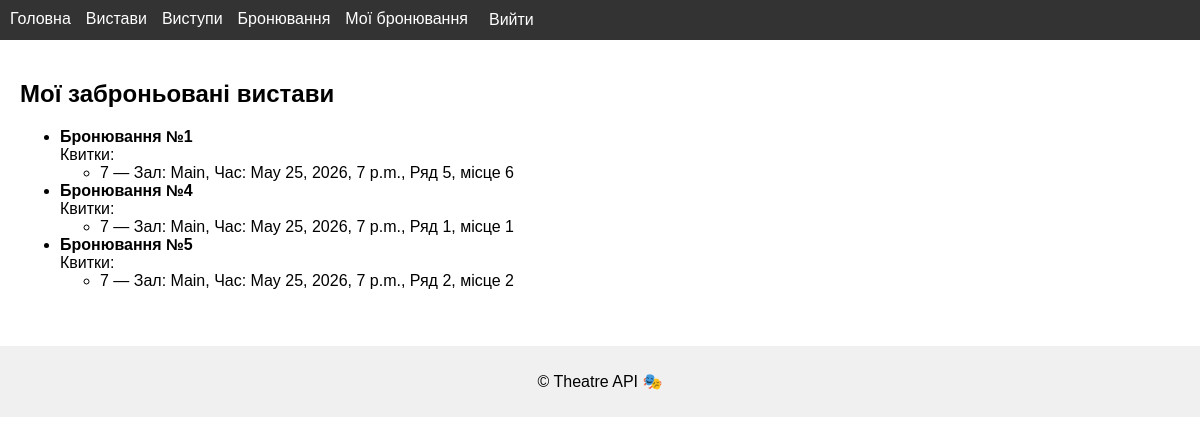
/my-reservations/ (signed in), run on the app's committed database.
### theatre/models.py (models this page shows)
class Reservation(models.Model):
    user = models.ForeignKey(User, on_delete=models.CASCADE)
    created_at = models.DateTimeField(auto_now_add=True)

class Ticket(models.Model):
    performance = models.ForeignKey(Performance, on_delete=models.CASCADE)
    reservation = models.ForeignKey(
        Reservation,
        on_delete=models.CASCADE,
        related_name="tickets"   # ← додаємо
    )
    row = models.IntegerField()
    seat = models.IntegerField()
    class Meta:
        unique_together = ('performance', 'row', 'seat')

class Performance(models.Model):
    play = models.ForeignKey(Play, on_delete=models.CASCADE)
    theatre_hall = models.ForeignKey(TheatreHall, on_delete=models.CASCADE)
    show_time = models.DateTimeField()

class Play(models.Model):
    title = models.CharField(max_length=255)
    description = models.TextField()
    genres = models.ManyToManyField(Genre)
    actors = models.ManyToManyField(Actor)

class TheatreHall(models.Model):
    name = models.CharField(max_length=100)
    rows = models.IntegerField()
    seats_in_row = models.IntegerField()

### theatre/views.py (the view)
# urls.py: path('my-reservations/', views.my_reservations, name="my_reservations"),
@login_required
def my_reservations(request):
    reservations = Reservation.objects.filter(user=request.user).prefetch_related(
        "tickets__performance__play",
        "tickets__performance__theatre_hall"
    )
    return render(request, "my_reservations.html", {"reservations": reservations})

### templates/my_reservations.html (shortened to what this page needs)
{% extends "base.html" %}
{% block content %}
<h2>Мої заброньовані вистави</h2>
<ul>
    {% for reservation in reservations %}
        <li>
            <strong>Бронювання №{{ reservation.id }}</strong><br>
            Квитки:
            <ul>
                {% for ticket in reservation.tickets.all %}
                    <li>
                        {{ ticket.performance.play.title }} —
                        Зал: {{ ticket.performance.theatre_hall.name }},
                        Час: {{ ticket.performance.show_time }},
                        Ряд {{ ticket.row }}, місце {{ ticket.seat }}
                    </li>
                {% endfor %}
            </ul>
        </li>
    {% empty %}
        <li>У вас ще немає бронювань</li>
    {% endfor %}
</ul>
{% endblock %}

### templates/base.html (shortened to what this page needs)
<!DOCTYPE html>
<html lang="uk">
<head>
</head>
<body>
    <header>
        <nav>
            <ul>
                <li><a href="{% url 'home' %}">Головна</a></li>
                <li><a href="{% url 'plays_list' %}">Вистави</a></li>
                <li><a href="{% url 'performances_list' %}">Виступи</a></li>
                <li><a href="{% url 'reservation_form' %}">Бронювання</a></li>
                <li><a href="{% url 'my_reservations' %}">Мої бронювання</a></li>
                {% if user.is_authenticated %}
                    <li>
                        <form action="{% url 'logout' %}" method="post" style="display:inline;">
                            <button type="submit">Вийти</button>
                        </form>
                    </li>
                {% else %}
                    <li><a href="{% url 'login' %}">Увійти</a></li>
                    <li><a href="{% url 'register' %}">Реєстрація</a></li>
                {% endif %}
            </ul>
        </nav>
    </header>
    <main>
        {% block content %}{% endblock %}
    </main>
    <footer>
        <p>&copy; Theatre API 🎭</p>
    </footer>
</body>
</html>

### templates/base.html (style rules this page uses)
body { font-family: Arial, sans-serif; margin: 0; padding: 0; }
header { background: #333; color: #fff; padding: 10px; }
nav ul { list-style: none; margin: 0; padding: 0; display: flex; }
nav ul li { margin-right: 15px; }
nav ul li a, nav ul li button { color: #fff; text-decoration: none; background: none; border: none; cursor: pointer; font: inherit; }
main { padding: 20px; }
footer { background: #f0f0f0; text-align: center; padding: 10px; margin-top: 20px; }

### data on the page
Reservation: id "1"
Ticket: performance.play "7", performance.theatre_hall.name "Main", performance.show_time "May 25, 2026, 7 p.m.", row "5", seat "6"
Reservation: id "4"
Ticket: performance.play "7", performance.theatre_hall.name "Main", performance.show_time "May 25, 2026, 7 p.m.", row "1", seat "1"
Reservation: id "5"
Ticket: performance.play "7", performance.theatre_hall.name "Main", performance.show_time "May 25, 2026, 7 p.m.", row "2", seat "2"
